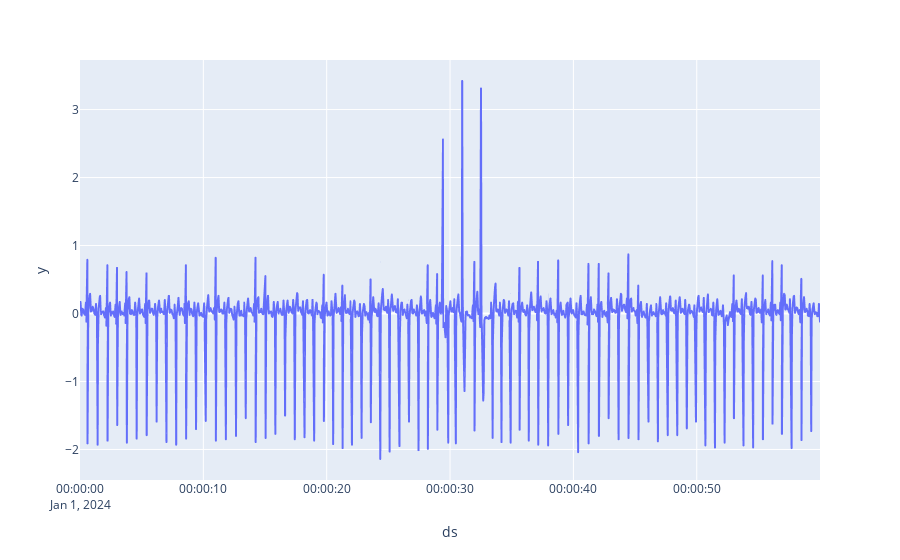

The code cell stored with this chart in its notebook:
### Code cell
fig = px.line(df, x=df["ds"], y=df["y"])
fig.show()

### Figure 1 — Plotly figure (JSON) as saved in the notebook; plotly's stock layout.template omitted (floating-point values rounded to 4 significant figures; data arrays with more than 128 entries replaced by an {"elided": "..."} marker saying what was removed)
{"data": [{"hovertemplate": "ds=%{x}<br>y=%{y}<extra></extra>", "legendgroup": "", "line": {"color": "#636efa", "dash": "solid"}, "marker": {"symbol": "circle"}, "mode": "lines", "name": "<b style=\"color:sandybrown\">[R]</b>  <i style=\"color:#fc9944\">~60ms</i>", "showlegend": false, "type": "scattergl", "uid": "b2bada9a-eb0d-4238-9a24-293ff0dd7ca2", "x": {"elided": "1000 str values"}, "xaxis": "x", "y": {"elided": "1000 float values"}, "yaxis": "y"}], "layout": {"legend": {"tracegroupgap": 0}, "margin": {"t": 60}, "xaxis": {"anchor": "y", "domain": [0, 1], "title": {"text": "ds"}}, "yaxis": {"anchor": "x", "domain": [0, 1], "title": {"text": "y"}}}}
